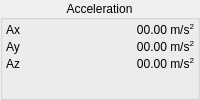
                  <widget class="QGroupBox" name="groupBox_Accel">
                   <property name="title">
                    <string>Acceleration</string>
                   </property>
                   <property name="alignment">
                    <set>Qt::AlignCenter</set>
                   </property>
                   <layout class="QFormLayout" name="formLayout_2">
                    <property name="horizontalSpacing">
                     <number>0</number>
                    </property>
                    <property name="verticalSpacing">
                     <number>3</number>
                    </property>
                    <property name="leftMargin">
                     <number>3</number>
                    </property>
                    <property name="topMargin">
                     <number>3</number>
                    </property>
                    <property name="rightMargin">
                     <number>3</number>
                    </property>
                    <property name="bottomMargin">
                     <number>3</number>
                    </property>
                    <item row="0" column="0">
                     <widget class="QLabel" name="label_Accel1">
                      <property name="text">
                       <string>Ax</string>
                      </property>
                     </widget>
                    </item>
                    <item row="0" column="1">
                     <widget class="QLabel" name="labelVal_Accel1">
                      <property name="text">
                       <string>00.00 m/s&lt;sup&gt;2&lt;/sup&gt;</string>
                      </property>
                      <property name="alignment">
                       <set>Qt::AlignRight|Qt::AlignTrailing|Qt::AlignVCenter</set>
                      </property>
                     </widget>
                    </item>
                    <item row="1" column="0">
                     <widget class="QLabel" name="label_Accel2">
                      <property name="text">
                       <string>Ay</string>
                      </property>
                     </widget>
                    </item>
                    <item row="1" column="1">
                     <widget class="QLabel" name="labelVal_Accel2">
                      <property name="text">
                       <string>00.00 m/s&lt;sup&gt;2&lt;/sup&gt;</string>
                      </property>
                      <property name="alignment">
                       <set>Qt::AlignRight|Qt::AlignTrailing|Qt::AlignVCenter</set>
                      </property>
                     </widget>
                    </item>
                    <item row="2" column="0">
                     <widget class="QLabel" name="label_Accel3">
                      <property name="text">
                       <string>Az</string>
                      </property>
                     </widget>
                    </item>
                    <item row="2" column="1">
                     <widget class="QLabel" name="labelVal_Accel3">
                      <property name="text">
                       <string>00.00 m/s&lt;sup&gt;2&lt;/sup&gt;</string>
                      </property>
                      <property name="alignment">
                       <set>Qt::AlignRight|Qt::AlignTrailing|Qt::AlignVCenter</set>
                      </property>
                     </widget>
                    </item>
                   </layout>
                  </widget>
